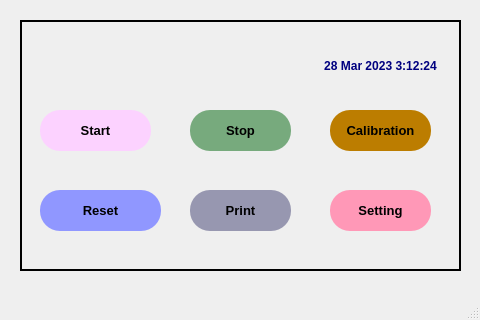
<?xml version="1.0" encoding="UTF-8"?>
<ui version="4.0">
 <class>MainWindow</class>
 <widget class="QMainWindow" name="MainWindow">
  <property name="geometry">
   <rect>
    <x>0</x>
    <y>0</y>
    <width>480</width>
    <height>320</height>
   </rect>
  </property>
  <property name="windowTitle">
   <string>MainWindow</string>
  </property>
  <widget class="QWidget" name="centralwidget">
   <widget class="QFrame" name="frame">
    <property name="geometry">
     <rect>
      <x>20</x>
      <y>20</y>
      <width>441</width>
      <height>251</height>
     </rect>
    </property>
    <property name="frameShape">
     <enum>QFrame::Box</enum>
    </property>
    <property name="frameShadow">
     <enum>QFrame::Plain</enum>
    </property>
    <property name="lineWidth">
     <number>2</number>
    </property>
    <widget class="QPushButton" name="pushButton">
     <property name="geometry">
      <rect>
       <x>20</x>
       <y>90</y>
       <width>111</width>
       <height>41</height>
      </rect>
     </property>
     <property name="font">
      <font>
       <family>Arial</family>
       <pointsize>10</pointsize>
       <weight>75</weight>
       <bold>true</bold>
      </font>
     </property>
     <property name="styleSheet">
      <string notr="true">background-color: rgb(252, 210, 255);
border-radius:20px;</string>
     </property>
     <property name="text">
      <string>Start</string>
     </property>
    </widget>
    <widget class="QPushButton" name="pushButton_2">
     <property name="geometry">
      <rect>
       <x>170</x>
       <y>90</y>
       <width>101</width>
       <height>41</height>
      </rect>
     </property>
     <property name="font">
      <font>
       <family>Arial</family>
       <pointsize>10</pointsize>
       <weight>75</weight>
       <bold>true</bold>
      </font>
     </property>
     <property name="styleSheet">
      <string notr="true">border-radius:20px;
background-color: rgb(119, 170, 125);</string>
     </property>
     <property name="text">
      <string>Stop</string>
     </property>
    </widget>
    <widget class="QPushButton" name="pushButton_3">
     <property name="geometry">
      <rect>
       <x>170</x>
       <y>170</y>
       <width>101</width>
       <height>41</height>
      </rect>
     </property>
     <property name="font">
      <font>
       <family>Arial</family>
       <pointsize>10</pointsize>
       <weight>75</weight>
       <bold>true</bold>
      </font>
     </property>
     <property name="styleSheet">
      <string notr="true">border-radius:20px;
background-color: rgb(151, 151, 176);</string>
     </property>
     <property name="text">
      <string>Print</string>
     </property>
    </widget>
    <widget class="QPushButton" name="pushButton_4">
     <property name="geometry">
      <rect>
       <x>310</x>
       <y>90</y>
       <width>101</width>
       <height>41</height>
      </rect>
     </property>
     <property name="font">
      <font>
       <family>Arial</family>
       <pointsize>10</pointsize>
       <weight>75</weight>
       <bold>true</bold>
      </font>
     </property>
     <property name="styleSheet">
      <string notr="true">border-radius:20px;
background-color: rgb(188, 125, 0);</string>
     </property>
     <property name="text">
      <string>Calibration</string>
     </property>
    </widget>
    <widget class="QPushButton" name="pushButton_5">
     <property name="geometry">
      <rect>
       <x>20</x>
       <y>170</y>
       <width>121</width>
       <height>41</height>
      </rect>
     </property>
     <property name="font">
      <font>
       <family>Arial</family>
       <pointsize>10</pointsize>
       <weight>75</weight>
       <bold>true</bold>
      </font>
     </property>
     <property name="styleSheet">
      <string notr="true">border-radius:20px;
background-color: rgb(144, 151, 255);</string>
     </property>
     <property name="text">
      <string>Reset</string>
     </property>
    </widget>
    <widget class="QPushButton" name="pushButton_6">
     <property name="geometry">
      <rect>
       <x>310</x>
       <y>170</y>
       <width>101</width>
       <height>41</height>
      </rect>
     </property>
     <property name="font">
      <font>
       <family>Arial</family>
       <pointsize>10</pointsize>
       <weight>75</weight>
       <bold>true</bold>
      </font>
     </property>
     <property name="styleSheet">
      <string notr="true">border-radius:20px;
background-color: rgb(255, 152, 183);</string>
     </property>
     <property name="text">
      <string>Setting</string>
     </property>
    </widget>
    <widget class="QLabel" name="label">
     <property name="geometry">
      <rect>
       <x>170</x>
       <y>20</y>
       <width>101</width>
       <height>61</height>
      </rect>
     </property>
     <property name="text">
      <string/>
     </property>
     <property name="pixmap">
      <pixmap>images/nms.png</pixmap>
     </property>
    </widget>
    <widget class="QLabel" name="label_2">
     <property name="geometry">
      <rect>
       <x>300</x>
       <y>30</y>
       <width>121</width>
       <height>31</height>
      </rect>
     </property>
     <property name="font">
      <font>
       <family>Arial</family>
       <weight>75</weight>
       <bold>true</bold>
      </font>
     </property>
     <property name="styleSheet">
      <string notr="true">color: rgb(0, 0, 127);</string>
     </property>
     <property name="text">
      <string>28 Mar 2023 3:12:24</string>
     </property>
     <property name="alignment">
      <set>Qt::AlignCenter</set>
     </property>
    </widget>
   </widget>
  </widget>
  <widget class="QMenuBar" name="menubar">
   <property name="geometry">
    <rect>
     <x>0</x>
     <y>0</y>
     <width>480</width>
     <height>21</height>
    </rect>
   </property>
  </widget>
  <widget class="QStatusBar" name="statusbar"/>
 </widget>
 <resources/>
 <connections/>
</ui>
